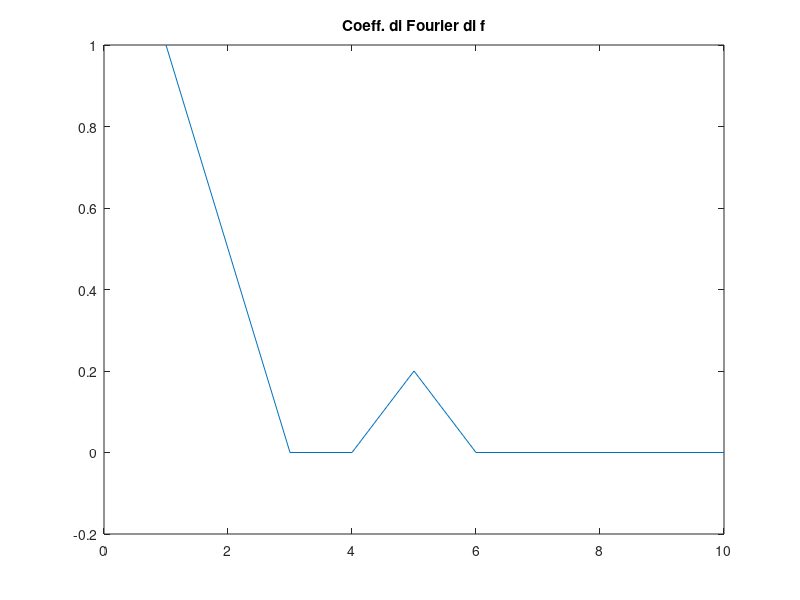
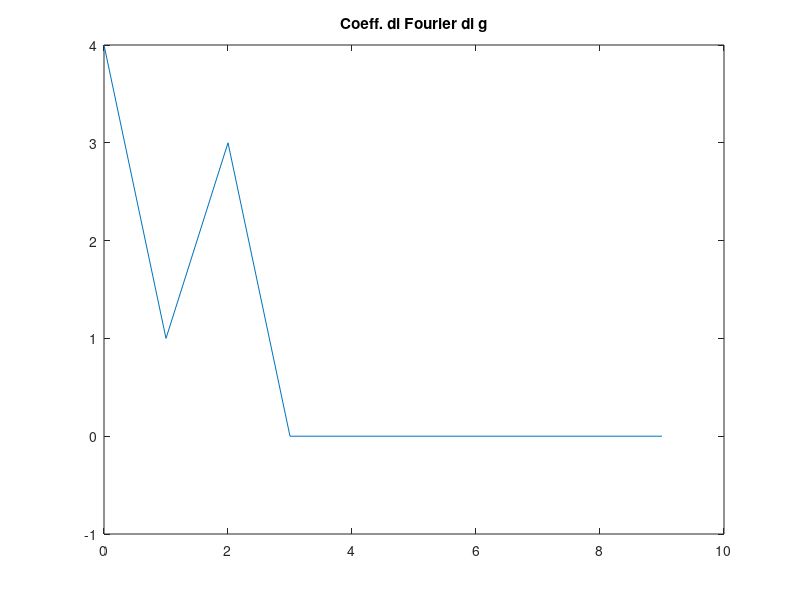
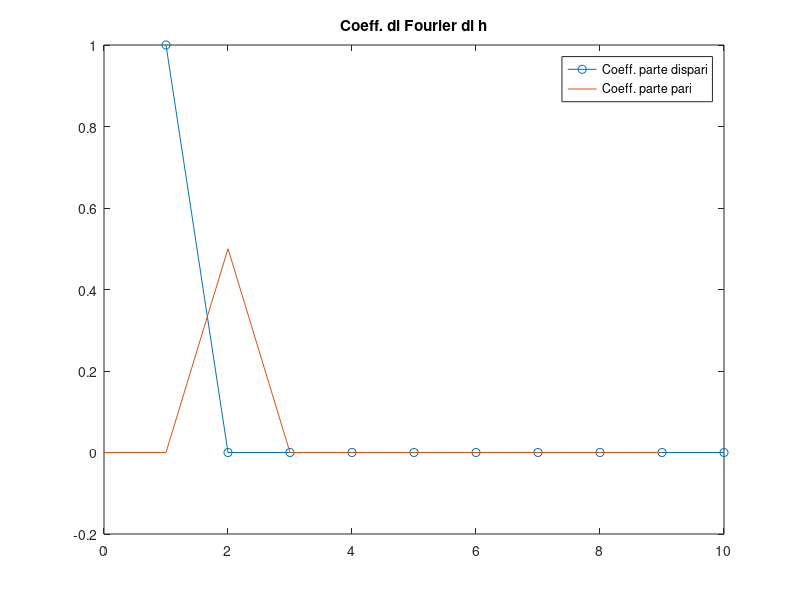
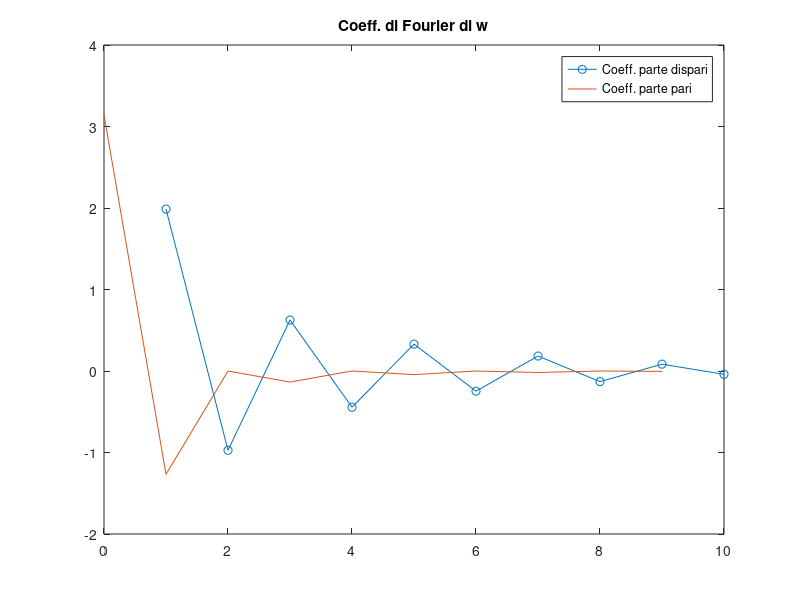

Recreate these plots in MATLAB, in order.
% Lab 8 Es 1 (2)

N=10;
n=1:N;

%f
x = linspace(-pi,pi,100);
f = @(x) sin(x) + 0.5*sin(2*x) + 0.2*sin(5*x);

xf=f(pi*n./(N+1));
yf=dst(xf);
bf=yf.*2/(N+1);

figure(1)
plot(n,bf)
title('Coeff. di Fourier di f')

f_esatta = f(x);
f_ricostruita = 0;

for c=n
    f_ricostruita = f_ricostruita + bf(c)*sin(c*x); 
end

figure(12)
plot(x,f_esatta,x,f_ricostruita)
title('f')
legend('f esatta','f ricostruita')

%g
g = @(x) cos(x) + 3*cos(2*x) +2;

xg=g(pi*(2*n-1)/(2*N));
yg=dct(xg);
ag=zeros(1,length(yg));
ag(1)=yg(1)*2/sqrt(N);
ag(2:end)=yg(2:end).*sqrt(2/N);

figure(2)
plot(n-1,ag)
title('Coeff. di Fourier di g')

g_esatta = g(x);
g_ricostruita = ag(1)/2;

for c=2:N
    g_ricostruita = g_ricostruita + ag(c)*cos((c-1)*x); 
end

figure(22)
plot(x,g_esatta,x,g_ricostruita)
title('g')
legend('g esatta','g ricostruita')

%h
h = @(x) sin(x) + 0.5*cos(2*x);
ph = @(x)(h(x)+h((-1)*x))/2;
dh = @(x) (h(x)-h((-1)*x))/2;

xdh=dh(pi*n./(N+1));
ydh=dst(xdh);
bdh=ydh.*2/(N+1);

xph=ph(pi*(2*n-1)/(2*N));
yph=dct(xph);
aph=zeros(1,length(yph));
aph(1)=yph(1)*2/sqrt(N);
aph(2:end)=yph(2:end).*sqrt(2/N);

figure(3)
plot(n,bdh,'o-',n-1,aph)
legend('Coeff. parte dispari','Coeff. parte pari');
title('Coeff. di Fourier di h');

h_esatta = h(x);

dh_esatta = dh(x);
dh_ricostruita = 0;

for c=n
    dh_ricostruita = dh_ricostruita + bdh(c)*sin(c*x); 
end

ph_esatta = ph(x);
ph_ricostruita = aph(1)/2;

for c=2:N
    ph_ricostruita = ph_ricostruita + aph(c)*cos((c-1)*x); 
end

h_ricostruita = dh_ricostruita + ph_ricostruita;

figure(32)
plot(x,h_esatta,x,h_ricostruita);
title('h')
legend('h esatta','h ricostruita')

%w
%w = @(x) x;
wd = @(x) x;
wp = @(x) abs(x);

xwd=wd(pi*n./(N+1));
ywd=dst(xwd);
bwd=ywd.*2/(N+1);

xwp=wp(pi*(2*n-1)/(2*N));
ywp=dct(xwp);
awp=zeros(1,length(ywp));
awp(1)=ywp(1)*2/sqrt(N);
awp(2:end)=ywp(2:end).*sqrt(2/N);

figure(4)
plot(n,bwd,'o-',n-1,awp)
legend('Coeff. parte dispari','Coeff. parte pari');
title('Coeff. di Fourier di w');

w_esatta = x;

wd_esatta = wd(x);
wd_ricostruita = 0;

for c=n
    wd_ricostruita = wd_ricostruita + bwd(c)*sin(c*x); 
end

wp_esatta = wp(x);
wp_ricostruita = awp(1)/2;

for c=2:N
    wp_ricostruita = wp_ricostruita + awp(c)*cos((c-1)*x); 
end

w_ricostruita = wd_ricostruita + wp_ricostruita;

figure(42)
plot(x,w_esatta,x,w_ricostruita);
title('w')
legend('w esatta','w ricostruita') %???

